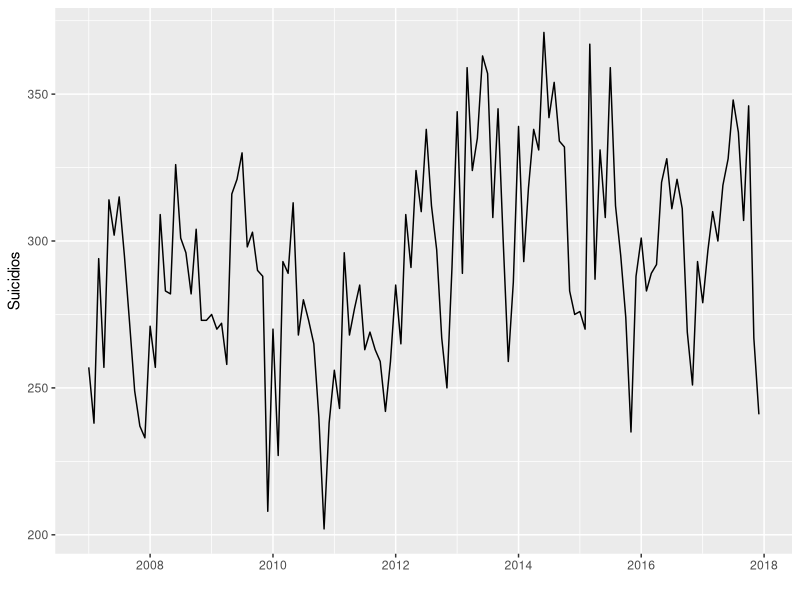
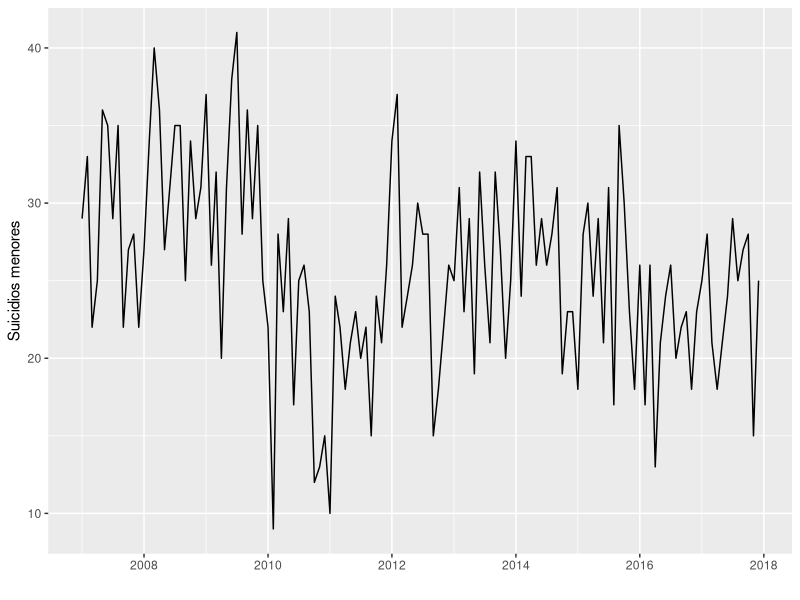
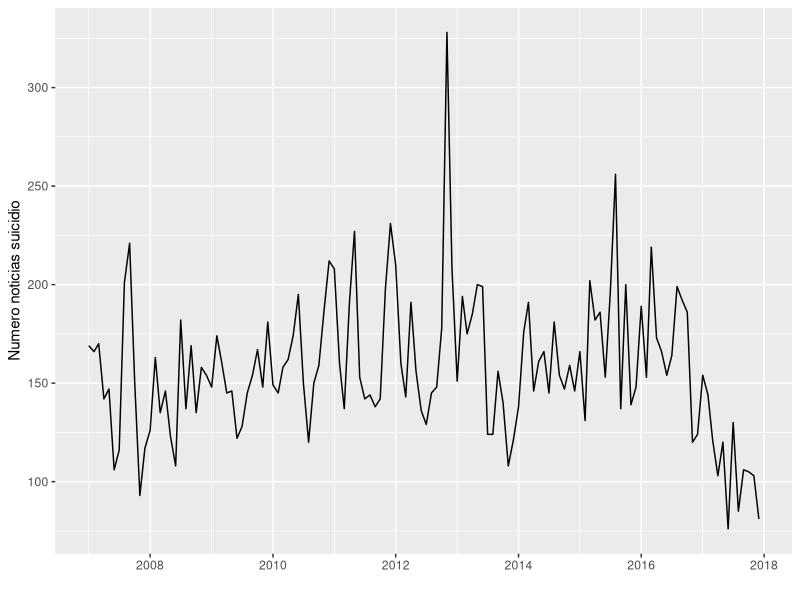
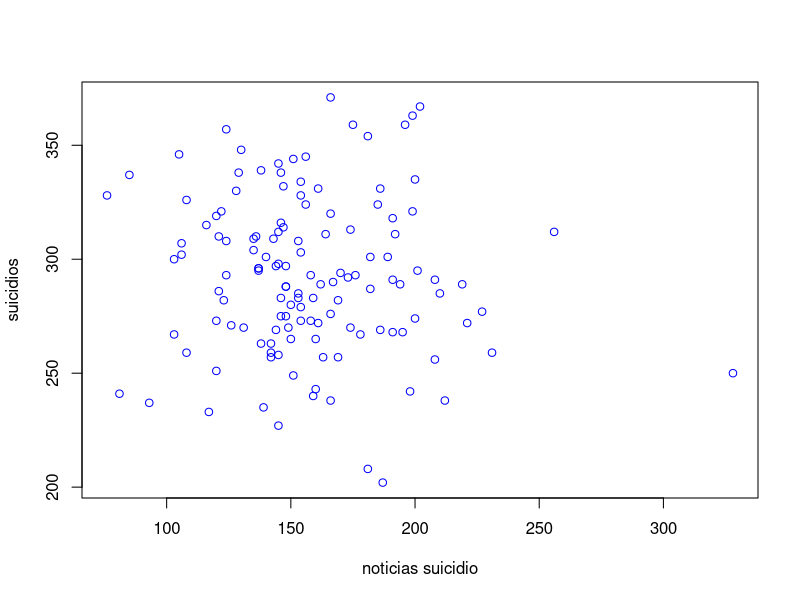

R code for these plots, in order:
setwd("/home/hugojose.bello/Documentos/git_repos/news-scrapers/data-tunning-scripts/plot-time-series-data")
ine_data <- read.csv("procesado_suicidio_edad_ambos_hasta_2007.csv",  header=TRUE, sep=";")
scraping_data_filtered <- read.csv("scraped_news_suicide_data_sorted_2017_2007_filtrado.csv",  header=TRUE, sep=";")
all_data <- read.csv("all_2007-2017.csv",  header=TRUE, sep=";")
# Installation
# install.packages('ggplot2')
# Loading
library(ggplot2)
#ine_data$month_code<- as.Date(ine_data$month_code , "%Y/%m/%d")
#install.packages('lubridate')
library(lubridate)
ine_data$month_code <- ymd(ine_data$month_code)
scraping_data_filtered$month_code <- ymd(scraping_data_filtered$month_code)
  
ggplot(ine_data, aes(month_code, todas_edades)) + geom_line() + xlab("") + ylab("Suicidios")
ggplot(ine_data, aes(month_code, de_15_a_29 + menores_15)) + geom_line() + xlab("") + ylab("Suicidios menores")

ggplot(scraping_data_filtered, aes(month_code, number_of_suicide_news)) + geom_line() + xlab("") + ylab("Numero noticias suicidio")


plot(all_data$noticias_suicidio, all_data$suicidios, col = "blue", main = "", xlab = "noticias suicidio", ylab = "suicidios")
lm(all_data$noticias_suicidio ~ all_data$suicidios)
abline(lm(all_data$noticias_suicidio ~ all_data$suicidios))

cor(all_data$noticias_suicidio, all_data$suicidios)
      